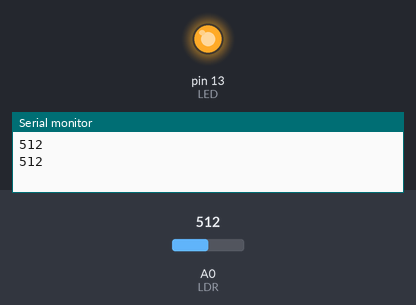
Bench run of a sketch on a simulated Arduino Uno, built with avr-gcc and run on an emulated ATmega328P. On the bench: output pins drawn as LEDs (lit = HIGH), the last lines printed to the serial monitor. The test bench sets the inputs (shaded band); at power-on: A0 (LDR) = 512.

Above: at 1.8 s.
1.9 s: A0 (LDR) set to 96
3.8 s: A0 (LDR) set to 83
At 5.3 s:
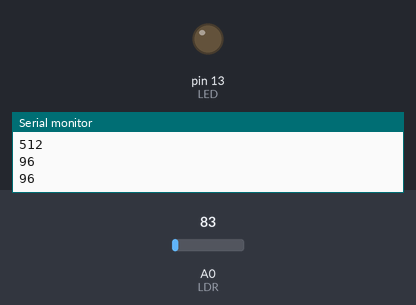
Timing chart, 0 to 6.8 s (numbered marks = the images above; inputs shaded):
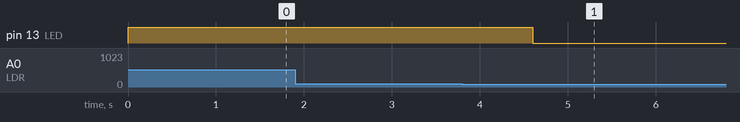

Measured:
- the behaviour switches between 90 and 89 on A0 (LDR) (found by bisection; images 0 and 1)
- after the input at 3.8 s, pin 13 (LED): HIGH → LOW after 0.80 s

The sketch:

powerButton.ino
```cpp
/*
 * Useless Duck Company kill switch code
 * code based on tutorial from:
 * Udemy.com
 * Using Photoresistors (LDRs) with an Arduino
 *
 */

 // pin assignments
 int LDR = 0;
 int LED = 13;

 // initialize the serial port
 // and declare inputs and outputs
 void setup() {
   pinMode(LDR, INPUT);
   Serial.begin(9600);
   pinMode(LED, OUTPUT);
   digitalWrite(LED, HIGH);
 }

 // read from the analog input connected to the LDR
 // and print the value to the serial port.
 // the delay is only to avoid sending so much data
 // as to make it unreadable.
 void loop() {
   int v = analogRead(LDR);
   if(v < 90)
   {
    delay(600);
    digitalWrite(LED, LOW);
    delay(10000);
    digitalWrite(LED, HIGH);
    }
   Serial.println(v);
   delay(1000);
 }
```
